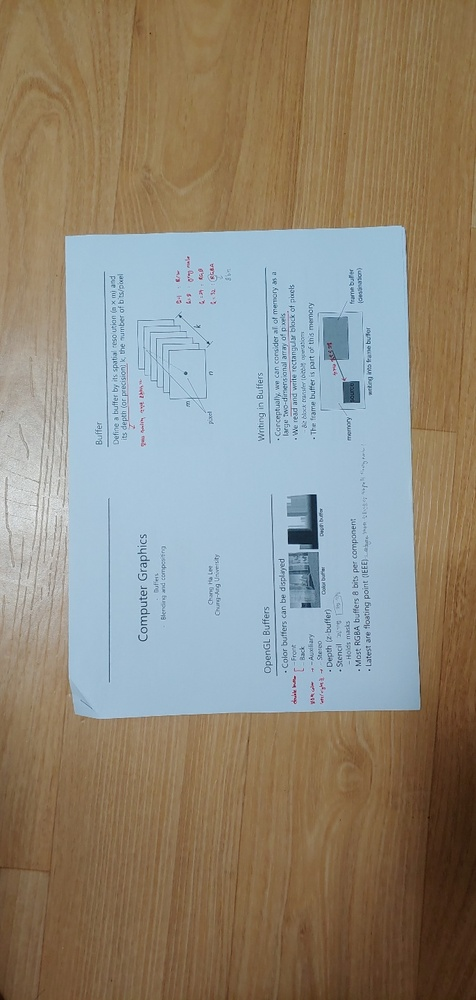
//> input picture scaling/scaling/good_11111.jpg, 476 x 1000 px, shrunk from 686 x 1440 before the run
$ ./scaling good_11111.jpg   (built with g++ and OpenCV 4)
//> lines starting //> are read from the running program, lines starting //| are printed output that depends on the picture; after the words box and inside, x2 and y2 are one past the last pixel; in counts of white or black regions, pixels touching at a corner belong together
#include "opencv2/imgproc.hpp"
#include "opencv2/highgui.hpp"
#include <opencv2/imgproc/types_c.h>
#include <opencv2/imgproc/imgproc_c.h>
#include <iostream>
using namespace std;
using namespace cv;
Mat src, src_gray;
Mat dst, detected_edges;
int lowThreshold = 0;
const int max_lowThreshold = 100;
const int ratio = 3;
const int kernel_size = 3;
const char* window_name = "Edge Map";
string file_name = "good_11111";

// [5 lines left out: function show, not called in this run]


double angle(cv::Point pt1, cv::Point pt2, cv::Point pt0) {
    double dx1 = pt1.x - pt0.x;
    double dy1 = pt1.y - pt0.y;
    double dx2 = pt2.x - pt0.x;
    double dy2 = pt2.y - pt0.y;
    return (dx1 * dx2 + dy1 * dy2) / sqrt((dx1 * dx1 + dy1 * dy1) * (dx2 * dx2 + dy2 * dy2) + 1e-10);
}

void showPictures(Mat img) {
    Mat src_gray, canny_output;
    RNG rng(12345);
    vector<Vec4i> hierarchy;
    vector<vector<Point> > contours;
    int thresh = 100;

    /// Convert image to gray and blur it
    cvtColor(img, src_gray, CV_BGR2GRAY);
    blur(src_gray, src_gray, Size(3, 3));
    erode(src_gray, src_gray, Mat());

    // Find contours and store them in a list
    Canny(src_gray, canny_output, thresh, thresh * 2, 3);
    findContours(canny_output, contours, CV_RETR_LIST, CV_CHAIN_APPROX_SIMPLE);

    Mat mask = Mat::zeros(src_gray.rows, src_gray.cols, CV_8UC1);
    for (size_t i = 0; i < contours.size(); i++)
    {
        Rect rect = boundingRect(contours[i]);
        if (rect.width > img.rows / 20 & rect.height > img.cols / 20) {
            rectangle(mask, rect, Scalar(100, 100, 100), -1);
        }
    }
    findContours(mask, contours, CV_RETR_LIST, CV_CHAIN_APPROX_SIMPLE);

    /// Draw contours
    Mat drawing = Mat::zeros(img.size(), CV_8UC3);
    for (int i = 0; i < contours.size(); i++)
    {
        string loc = "output/" + file_name + "_" + to_string(i);
        loc = loc + ".jpg";
        Mat crop = img(boundingRect(cv::Mat(contours[i])));
        imwrite(loc, crop);

        Scalar color = Scalar(255, 0, 0);
        drawContours(drawing, contours, i, color, 2, 8, hierarchy, 0, Point());
    }

}

Mat rotate(vector<Point> not_a_rect_shape) {

    // Assemble a rotated rectangle out of that info
    RotatedRect box = minAreaRect(cv::Mat(not_a_rect_shape));
    Point2f pts[4];

    box.points(pts);

    cv::Point2f src_vertices[4];
    src_vertices[0] = not_a_rect_shape[3];
    src_vertices[1] = not_a_rect_shape[0];
    src_vertices[2] = not_a_rect_shape[2];
    src_vertices[3] = not_a_rect_shape[1];

    Point2f dst_vertices[4];
    dst_vertices[0] = Point(0, 0);
    dst_vertices[1] = Point(box.boundingRect().width - 1, 0);
    dst_vertices[2] = Point(0, box.boundingRect().height - 1);
    dst_vertices[3] = Point(box.boundingRect().width - 1, box.boundingRect().height - 1);

    Mat warpAffineMatrix = getAffineTransform(src_vertices, dst_vertices);

    cv::Mat rotated;
    cv::Size size(box.boundingRect().width, box.boundingRect().height);
    warpAffine(src, rotated, warpAffineMatrix, size, INTER_LINEAR, BORDER_CONSTANT);

    return rotated;
}

Mat arrange_image(Mat image)
{
    vector<vector<Point> > squares;

    // blur will enhance edge detection

    Mat dst = image.clone();
    Mat blurred(dst);
    medianBlur(dst, blurred, 9);

    Mat gray0(blurred.size(), CV_8U), gray;
    vector<vector<Point> > contours;

    // find squares in every color plane of the image
    for (int c = 0; c < 3; c++)
    {
        int ch[] = { c, 0 };
        mixChannels(&blurred, 1, &gray0, 1, ch, 1);

        // try several threshold levels
        const int threshold_level = 2;
        for (int l = 0; l < threshold_level; l++)
        {
            // Use Canny instead of zero threshold level!
            // Canny helps to catch squares with gradient shading
            if (l == 0)
            {
                Canny(gray0, gray, 10, 20, 3); //

                // Dilate helps to remove potential holes between edge segments
                dilate(gray, gray, Mat(), Point(-1, -1));
            }
            else
            {
                gray = gray0 >= (l + 1) * 255 / threshold_level;
            }

            // Find contours and store them in a list
            findContours(gray, contours, CV_RETR_LIST, CV_CHAIN_APPROX_SIMPLE);
            // Test contours
            vector<Point> approx;
            for (size_t i = 0; i < contours.size(); i++)
            {
                // approximate contour with accuracy proportional
                // to the contour perimeter
                approxPolyDP(Mat(contours[i]), approx, arcLength(Mat(contours[i]), true) * 0.02, true);

                // Note: absolute value of an area is used because
                // area may be positive or negative - in accordance with the
                // contour orientation
                if (approx.size() == 4 &&
                    fabs(contourArea(Mat(approx))) > image.rows * image.cols / 4 &&
                    isContourConvex(Mat(approx)))
                {
                    double maxCosine = 0;

                    for (int j = 2; j < 5; j++)
                    {
                        double cosine = fabs(angle(approx[j % 4], approx[j - 2], approx[j - 1]));
                        maxCosine = MAX(maxCosine, cosine);
                    }
                    if (maxCosine < 0.3)
                        squares.push_back(approx);
                }
            }
        }
    }
    int i = 0;
    if (squares.size() > 0) {
        //it generally works without below for... if it doesn't work well for some image, than I'll check out.
        //for (int i = 0; i < squares.size(); i++) {
        // draw contour
        cv::drawContours(image, squares, i, cv::Scalar(255, 0, 0), 5, 8, std::vector<cv::Vec4i>(), 0, cv::Point()); // blue
        // draw bounding rect
        cv::Rect rect = boundingRect(cv::Mat(squares[i]));
        cv::rectangle(image, rect.tl(), rect.br(), cv::Scalar(0, 255, 0), 2, 8, 0); // green

        // draw rotated rect
        cv::RotatedRect minRect = minAreaRect(cv::Mat(squares[i]));
        cv::Point2f rect_points[4];
        minRect.points(rect_points);
        for (int j = 0; j < 4; j++) {
            cv::line(image, rect_points[j], rect_points[(j + 1) % 4], cv::Scalar(0, 0, 255), 1, 8); // red
        }
        return rotate(squares[i]);
    }
    return image;
}

int main(int argc, char** argv)
{
    CommandLineParser parser(argc, argv, "{@input | " + file_name + ".jpg | input image}");
    src = imread(samples::findFile(parser.get<String>("@input")), IMREAD_COLOR); // Load an image
//> src is the input picture: 1000 rows x 476 cols, CV_8UC3; mean B, G, R 123.9, 137.9, 144.7
    if (src.empty())
    {
        std::cout << "Could not open or find the image!\n" << std::endl;
        std::cout << "Usage: " << argv[0] << " <Input image>" << std::endl;
        return -1;
    }
    Mat dst = src.clone();
    Mat square_img = arrange_image(dst);
//> the loop in arrange_image, `for (int c = 0; c < 3; c++)` made 3 passes
//> pass 3, in arrange_image, `mixChannels(&blurred, 1, &gray0, 1, ch, 1);`:
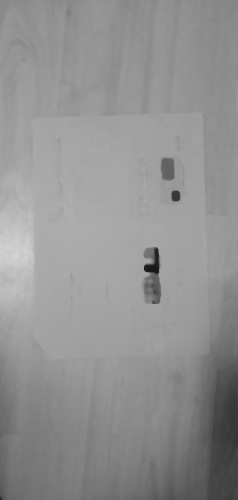
//> gray0: 1000 rows x 476 cols, CV_8UC1 (shown at 1/2 size); min 25, max 214, mean 145.5
//> after the loop in arrange_image, `for (int c = 0; c < 3; c++)`: contours = 0 contours; squares = 2 contours; box (x1, y1, x2, y2) and area: (66, 227, 419, 714) 159936, (67, 227, 419, 718) 155429
//> in arrange_image, `cv::Rect rect = boundingRect(cv::Mat(squares[i]));`: rect = Rect(66, 227, 353, 487)
//> in arrange_image, `cv::RotatedRect minRect = minAreaRect(cv::Mat(squares[i]));`: minRect = centre (239.3, 472.6), size (339.1, 478.4), angle -2.2
//> in arrange_image, `minRect.points(rect_points);`: rect_points = 4 Points (x, y): [79.2, 718.2], [60.54, 240.2], [399.3, 227], [418, 705]
//> after the loop in arrange_image, `for (int j = 0; j < 4; j++)`:
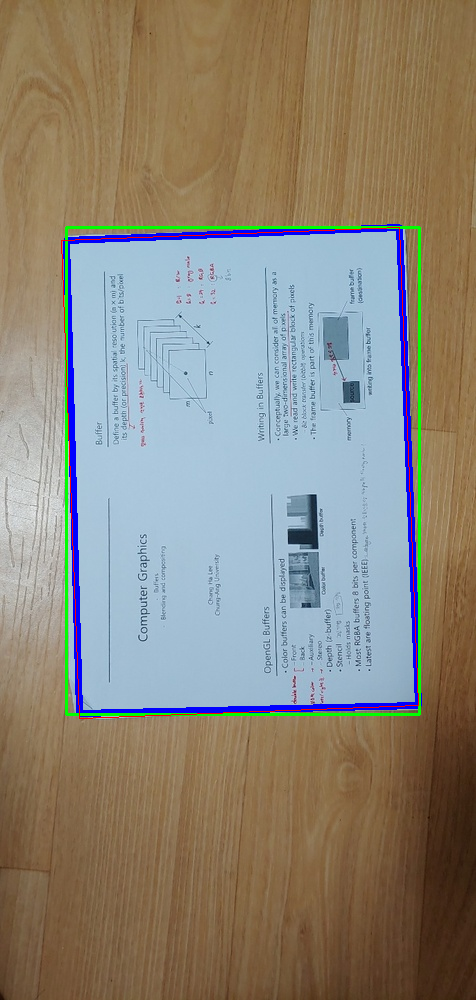
//> image: 1000 rows x 476 cols, CV_8UC3; mean B, G, R 123, 134.9, 140.4
//> in rotate, `RotatedRect box = minAreaRect(cv::Mat(not_a_rect_shape));`: box has the same summary as minRect in arrange_image
//> in rotate, `box.points(pts);`: pts has the same summary as rect_points in arrange_image
//> in rotate, `src_vertices[0] = not_a_rect_shape[3];`: src_vertices = 4 Points (x, y): [66, 240], [0, 0], [0, 0], [0, 0]
//> in rotate, `src_vertices[1] = not_a_rect_shape[0];`: src_vertices = 4 Points (x, y): [66, 240], [399, 227], [0, 0], [0, 0]
//> in rotate, `src_vertices[2] = not_a_rect_shape[2];`: src_vertices = 4 Points (x, y): [66, 240], [399, 227], [79, 713], [0, 0]
//> in rotate, `src_vertices[3] = not_a_rect_shape[1];`: src_vertices = 4 Points (x, y): [66, 240], [399, 227], [79, 713], [418, 705]
//> in rotate, `dst_vertices[1] = Point(box.boundingRect().width - 1, 0);`: dst_vertices = 4 Points (x, y): [0, 0], [358, 0], [0, 0], [0, 0]
//> in rotate, `dst_vertices[2] = Point(0, box.boundingRect().height - 1);`: dst_vertices = 4 Points (x, y): [0, 0], [358, 0], [0, 493], [0, 0]
//> in rotate, `dst_vertices[3] = Point(box.boundingRect().width - 1, box.boundingRect..`: dst_vertices = 4 Points (x, y): [0, 0], [358, 0], [0, 493], [358, 493]
//> in rotate, `Mat warpAffineMatrix = getAffineTransform(src_vertices, dst_vertices);`: warpAffineMatrix = [[1.07, -0.0295, -63.8], [0.0406, 1.04, -252.6]]
//> in rotate, `cv::Size size(box.boundingRect().width, box.boundingRect().height);`: size = Size(359, 494)
//> in rotate, `warpAffine(src, rotated, warpAffineMatrix, size, INTER_LINEAR, BORDER_..`:
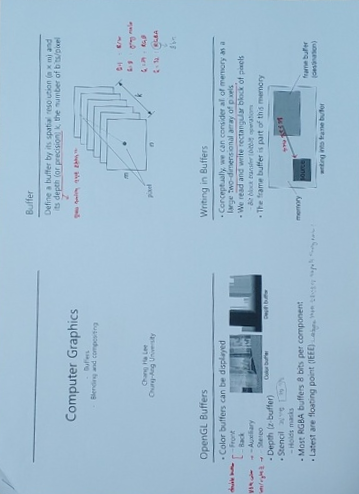
//> rotated: 494 rows x 359 cols, CV_8UC3; mean B, G, R 208.2, 187.5, 158.5
    showPictures(square_img);
//> in showPictures, `erode(src_gray, src_gray, Mat());`:
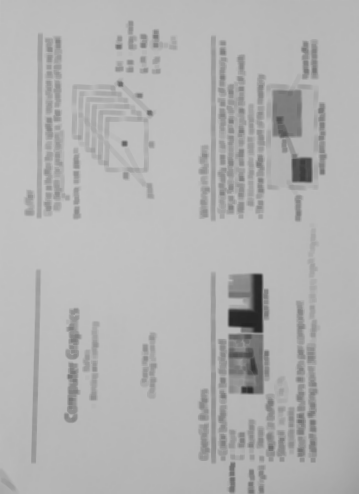
//> src_gray: 494 rows x 359 cols, CV_8UC1; min 35, max 194, mean 177.9
//> in showPictures, `Canny(src_gray, canny_output, thresh, thresh * 2, 3);`:
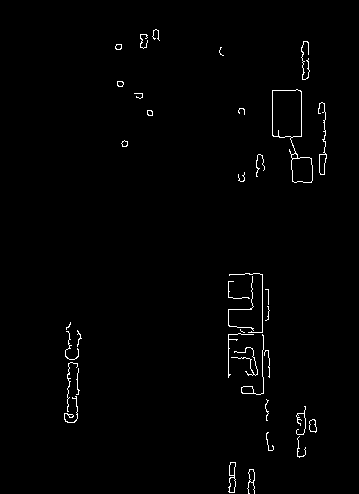
//> canny_output: 494 rows x 359 cols, CV_8UC1; 1.1% white in thin lines or dots, all inside (x1, y1, x2, y2) = (64, 29, 327, 494)
//> in showPictures, `findContours(canny_output, contours, CV_RETR_LIST, CV_CHAIN_APPROX_SIM..`: contours = 51 contours, 27 with area under 20; largest, box (x1, y1, x2, y2) and area: (272, 89, 313, 183) 1858, (272, 89, 302, 138) 1337, (291, 157, 313, 183) 482, (228, 462, 236, 493) 148, (318, 102, 327, 175) 122
//> the loop in showPictures, `for (size_t i = 0; i < contours.size(); i++)` made 51 passes
//> rect on passes 1 to 8: Rect(229, 477, 7, 16), Rect(248, 469, 7, 14), Rect(247, 469, 8, 25), Rect(229, 462, 7, 14), Rect(228, 462, 8, 31), Rect(297, 436, 9, 22), Rect(266, 432, 8, 19), Rect(309, 419, 8, 13)
//> after the loop in showPictures, `for (size_t i = 0; i < contours.size(); i++)`:
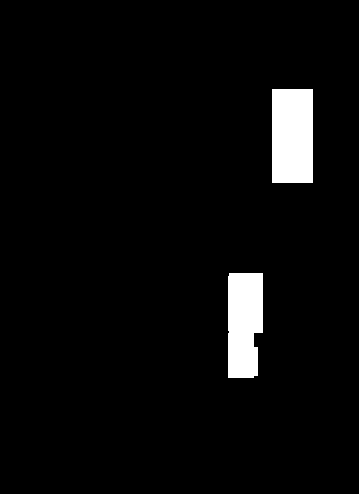
//> mask: 494 rows x 359 cols, CV_8UC1; values 0 (black) and 100 (white), 4.1% white; 2 white regions
//> in showPictures, `findContours(mask, contours, CV_RETR_LIST, CV_CHAIN_APPROX_SIMPLE);`: contours = 2 contours; box (x1, y1, x2, y2) and area: (272, 89, 313, 183) 3720, (228, 273, 263, 378) 3240
//> the loop in showPictures, `for (int i = 0; i < contours.size(); i++)` made 2 passes
//> after the loop in showPictures, `for (int i = 0; i < contours.size(); i++)`:
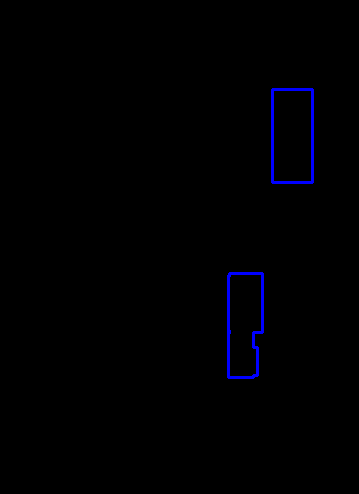
//> drawing: 494 rows x 359 cols, CV_8UC3; mean B, G, R 2.4, 0, 0

    return 0;
}

$ run again, with scaling/scaling/good_1.jpg copied over scaling/scaling/good_11111.jpg
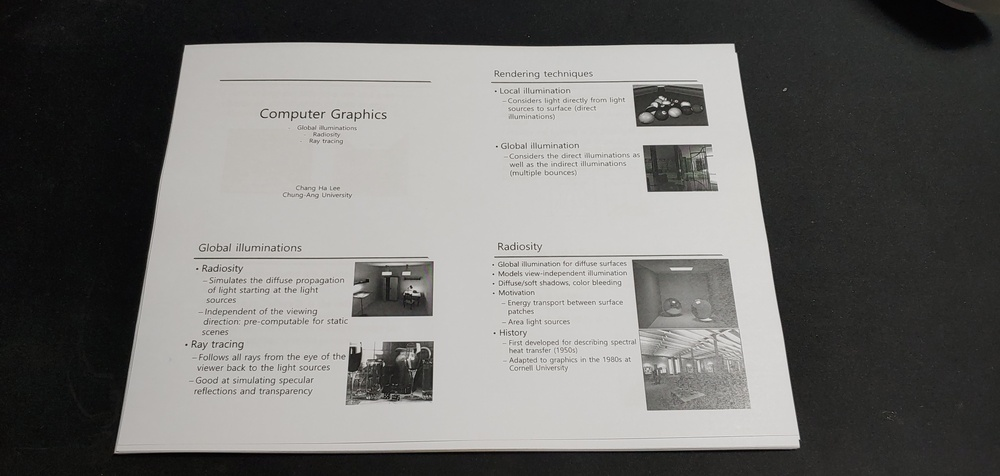
//> input picture scaling/scaling/good_1.jpg, 1000 x 476 px, shrunk from 4032 x 1920 before the run
//> src is the input picture: 476 rows x 1000 cols, CV_8UC3; mean B, G, R 109.2, 111.2, 112
//> after the loop in arrange_image, `for (int c = 0; c < 3; c++)`: contours = 0 contours; squares = 6 contours; box (x1, y1, x2, y2) and area: (116, 43, 800, 455) 249988, (115, 43, 800, 454) 249880, (115, 43, 800, 454) 248329, (119, 45, 798, 453) 244807, (118, 45, 798, 452) 244697, (118, 45, 798, 452) 244697
//> in arrange_image, `cv::Rect rect = boundingRect(cv::Mat(squares[i]));`: rect = Rect(118, 45, 680, 407)
//> minRect = centre (455.4, 247.7), size (679, 399.7), angle -0.6
//> rect_points = 4 Points (x, y): [118, 451], [113.9, 51.35], [792.9, 44.35], [797, 444]
//> box has the same summary as minRect in arrange_image
//> pts has the same summary as rect_points in arrange_image
//> in rotate, `src_vertices[0] = not_a_rect_shape[3];`: src_vertices = 4 Points (x, y): [118, 451], [0, 0], [0, 0], [0, 0]
//> in rotate, `src_vertices[1] = not_a_rect_shape[0];`: src_vertices = 4 Points (x, y): [118, 451], [184, 51], [0, 0], [0, 0]
//> in rotate, `src_vertices[2] = not_a_rect_shape[2];`: src_vertices = 4 Points (x, y): [118, 451], [184, 51], [797, 444], [0, 0]
//> in rotate, `src_vertices[3] = not_a_rect_shape[1];`: src_vertices = 4 Points (x, y): [118, 451], [184, 51], [797, 444], [730, 45]
//> in rotate, `dst_vertices[1] = Point(box.boundingRect().width - 1, 0);`: dst_vertices = 4 Points (x, y): [0, 0], [685, 0], [0, 0], [0, 0]
//> in rotate, `dst_vertices[2] = Point(0, box.boundingRect().height - 1);`: dst_vertices = 4 Points (x, y): [0, 0], [685, 0], [0, 407], [0, 0]
//> in rotate, `dst_vertices[3] = Point(box.boundingRect().width - 1, box.boundingRect..`: dst_vertices = 4 Points (x, y): [0, 0], [685, 0], [0, 407], [685, 407]
//> warpAffineMatrix = [[-0.0177, -1.72, 775.7], [0.6, 0.0991, -115.5]]
//> size = Size(686, 408)
//> canny_output: 408 rows x 686 cols, CV_8UC1; 2.1% white in thin lines or dots
//> in showPictures, `findContours(canny_output, contours, CV_RETR_LIST, CV_CHAIN_APPROX_SIM..`: contours = 100 contours, 77 with area under 20; largest, box (x1, y1, x2, y2) and area: (226, 122, 323, 177) 4734, (226, 122, 323, 177) 4720, (547, 272, 622, 324) 3124, (547, 272, 621, 324) 3117, (324, 205, 330, 345) 690
//> the loop in showPictures, `for (size_t i = 0; i < contours.size(); i++)` made 100 passes
//> rect on passes 1 to 8: Rect(184, 354, 10, 7), Rect(172, 350, 20, 16), Rect(193, 348, 7, 7), Rect(215, 339, 3, 4), Rect(179, 335, 20, 11), Rect(17, 329, 669, 77), Rect(494, 326, 6, 4), Rect(473, 318, 19, 2)
//> after the loop in showPictures, `for (size_t i = 0; i < contours.size(); i++)`:
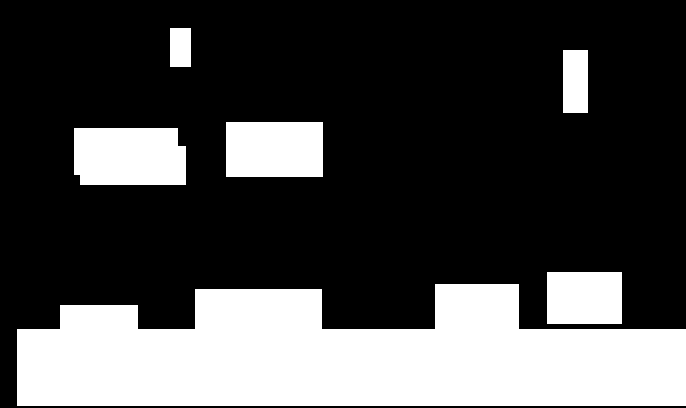
//> mask: 408 rows x 686 cols, CV_8UC1; values 0 (black) and 100 (white), 28.6% white; 6 white regions
//> in showPictures, `findContours(mask, contours, CV_RETR_LIST, CV_CHAIN_APPROX_SIMPLE);`: contours = 6 contours; box (x1, y1, x2, y2) and area: (17, 284, 686, 406) 61394, (74, 128, 186, 185) 6013, (226, 122, 323, 177) 5184, (547, 272, 622, 324) 3774, (563, 50, 588, 113) 1488, (170, 28, 191, 67) 760
//> the loop in showPictures, `for (int i = 0; i < contours.size(); i++)` made 6 passes
//> after the loop in showPictures, `for (int i = 0; i < contours.size(); i++)`:
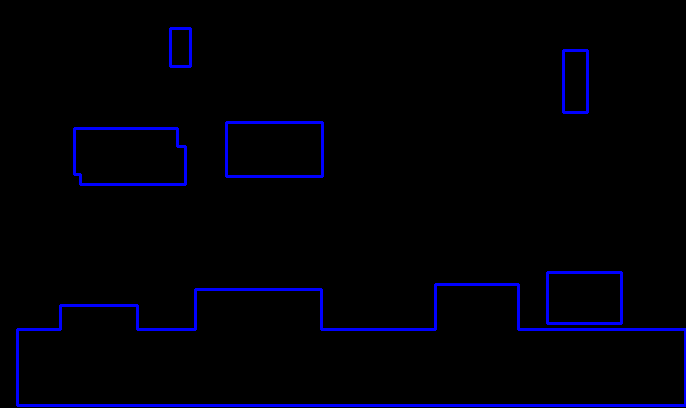
//> drawing: 408 rows x 686 cols, CV_8UC3; mean B, G, R 7.8, 0, 0
